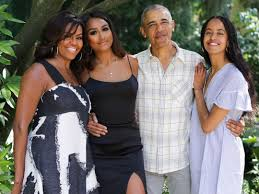
#> input picture photo4.jpg, 259 x 194 px
$ jupyter execute Demo1.ipynb
#> lines starting #> are read from the running program, lines starting #| are printed output that depends on the picture; after the words box and inside, x2 and y2 are one past the last pixel; in counts of white or black regions, pixels touching at a corner belong together
[cell 1]
import cv2
import numpy as np

[cell 2]
img = cv2.imread('photo4.jpg',1)
#> img is the input picture: shape (194, 259, 3); mean B, G, R 106.5, 111.8, 117.6
img = cv2.resize(img,(img.shape[0]*4,img.shape[1]*2))
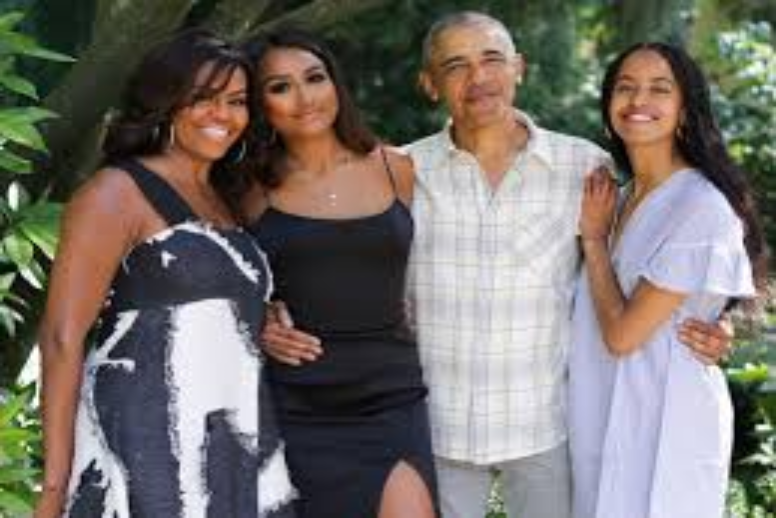
#> img: shape (518, 776, 3); mean B, G, R 106.4, 111.7, 117.5

[cell 3]
print(img.shape)
#| (518, 776, 3)

[cell 4]
cv2.imshow('photo',img)
cv2.waitKey(0)
cv2.destroyAllWindows()

[cell 5]
img2 = img.copy()

[cell 6]
face_cascade = cv2.CascadeClassifier("haarcascade_frontalface_default.xml")

[cell 7]
gray = cv2.cvtColor(img,cv2.COLOR_BGR2GRAY)
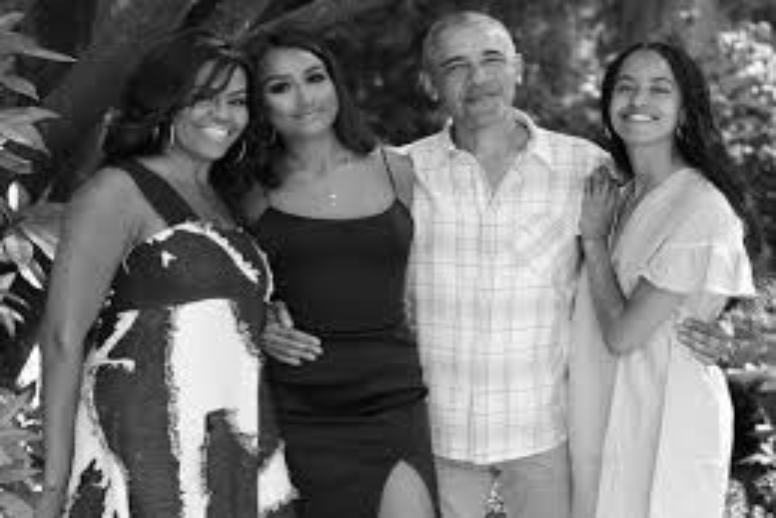
#> gray: shape (518, 776); min 0, max 255, mean 112.8

[cell 8]
face_coord = face_cascade.detectMultiScale(gray,scaleFactor=1.15,minNeighbors = 5)
#> face_coord = [[601, 56, 85, 85], [181, 69, 80, 80], [428, 23, 101, 101], [254, 48, 92, 92]]

[cell 9]
print(face_coord)
#| [[601  56  85  85]
#|  [181  69  80  80]
#|  [428  23 101 101]
#|  [254  48  92  92]]

[cell 10]
face_dims = []
for x,y,w,h in face_coord:
    face_dims.append((w,h))
#> this loop made 4 passes
#> after the loop, face_dims = [(85, 85), (80, 80), (101, 101), (92, 92)]
print(face_dims)
#| [(85, 85), (80, 80), (101, 101), (92, 92)]

[cell 11]
for x,y,w,h in face_coord:
    cv2.rectangle(img,(x,y),(x+w,y+h),(0,0,255),1)
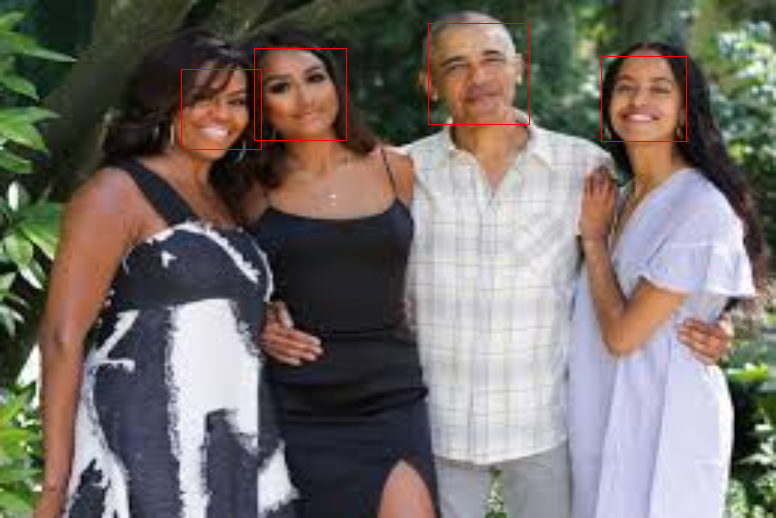
#> img: shape (518, 776, 3); 0.36% of pixels changed, all inside (x1, y1, x2, y2) = (181, 23, 687, 150)

[cell 12]
cv2.imshow('faces',img)
cv2.waitKey(0)
cv2.destroyAllWindows()

[cell 13]
blank_dim = (max([face_dims[i][1] for i in range(len(face_dims))])+5,sum([face_dims[i][0] for i in range(len(face_dims))])+5)
#> blank_dim = (106, 363)

[cell 14]
blank_dim
#> Out = (106, 363)

[cell 15]
mat = np.zeros(blank_dim)

[cell 16]
cv2.imwrite('blankscreen.jpg',mat)
mat = cv2.imread('blankscreen.jpg',1)
#> mat: shape (106, 363, 3); every value is 0

[cell 17]
i = j = 0
for x,y,w,h in face_coord:
    for a in range(x,x+w):
        j = 0
        for b in range(y,y+h):
            mat[j,i] = img2[b-1,a-1]
            j = j+1
        i = i+1
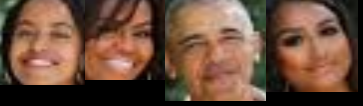
#> mat: shape (106, 363, 3); mean B, G, R 60.3, 77.7, 108.9
#> after the loop, i = 358

$ run again, with photo5.jpg copied over photo4.jpg
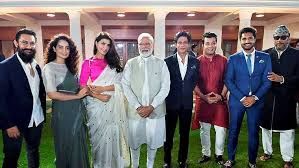
#> input picture photo5.jpg, 299 x 168 px
#> img is the input picture: shape (168, 299, 3); mean B, G, R 104.7, 104, 111.2
#| (598, 672, 3)
#> face_coord = [[388, 136, 46, 46], [605, 117, 51, 51], [214, 137, 51, 51], [532, 119, 51, 51], [118, 152, 52, 52], [35, 132, 58, 58], [448, 136, 53, 53]]
#| [[388 136  46  46]
#|  [605 117  51  51]
#|  [214 137  51  51]
#|  [532 119  51  51]
#|  [118 152  52  52]
#|  [ 35 132  58  58]
#> (further printed lines are left out)
#> the loop `for x,y,w,h in face_coord:` made 7 passes
#> after the loop `for x,y,w,h in face_coord:`: face_dims = [(46, 46), (51, 51), (51, 51), (51, 51), (52, 52), (58, 58), (53, 53)]
#| [(46, 46), (51, 51), (51, 51), (51, 51), (52, 52), (58, 58), (53, 53)]
#> after the loop `for x,y,w,h in face_coord:`:
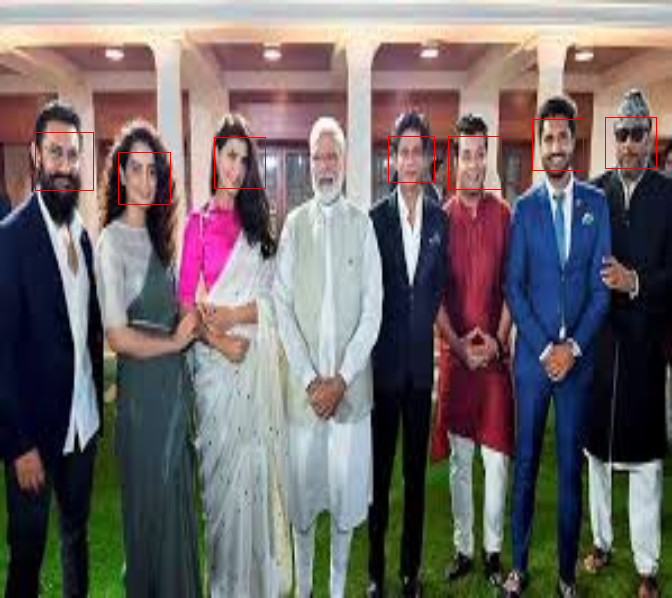
#> img: shape (598, 672, 3); mean B, G, R 104.3, 103.5, 111.5
#> blank_dim = (63, 367)
#> after the loop `for x,y,w,h in face_coord:`:
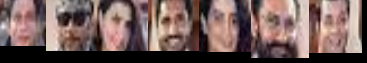
#> mat: shape (63, 367, 3); mean B, G, R 90.8, 94.1, 116.6
#> after the loop `for x,y,w,h in face_coord:`: i = 362
